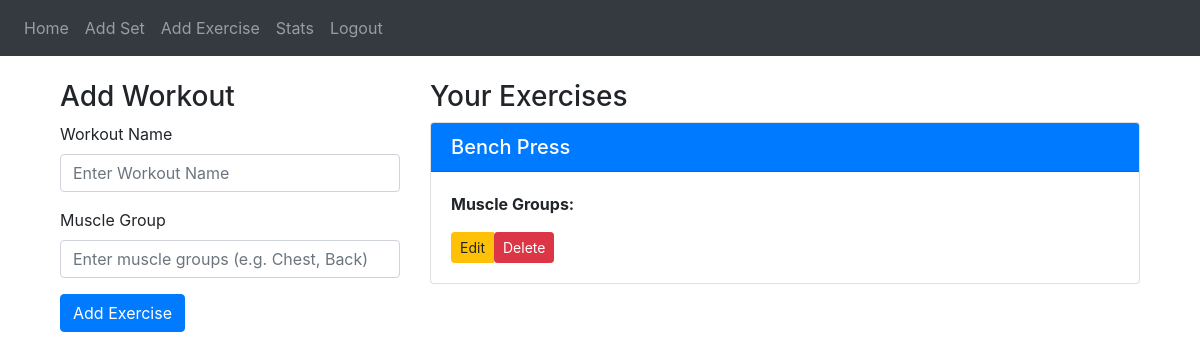
The app's page /createWorkout (signed in), older data.
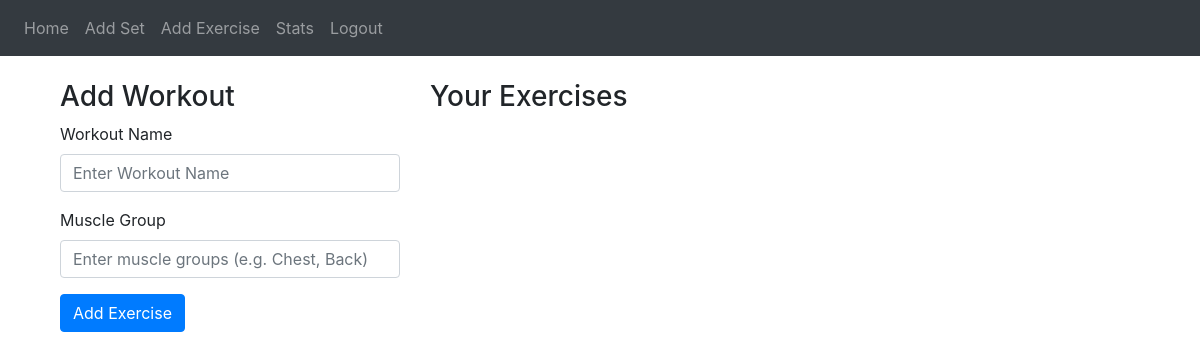
The same page, newer data.
### website/models.py (models this page shows, shortened)
class Workout(db.Model):
    id = db.Column(db.Integer, primary_key=True)  # Workout ID
    user_id = db.Column(db.Integer, db.ForeignKey('user.id'))  # User ID who logged the workout
    exercise_name = db.Column(db.String(200), nullable=False)  # Name of the exercise (e.g., "Bench Press")
    muscles = db.relationship('WorkoutMuscle', back_populates='workout', cascade="all, delete")  # Added cascade here

### website/views.py (the view, shortened to what this page needs)
@views.route('/createWorkout', methods=['POST', 'GET'])
@login_required
def workout():
    muscle_groups = MuscleGroup.query.all()
    muscle_names = [{'name': muscle.name, 'id': muscle.id} for muscle in muscle_groups]
    workouts = Workout.query.filter_by(user_id=current_user.id).all()
    workout_list = []
    for workout in workouts:
        muscles = [wm.muscle_group.name for wm in workout.muscles]
        workout_list.append({
            'exercise_id': workout.id,
            'exercise_name': workout.exercise_name,
            'muscle_groups': ", ".join(muscles)  # Join muscle groups with a comma
        })
    return render_template('workout.html', user=current_user, muscle_names=muscle_names, nameList=workout_list)

### website/__init__.py (called while the page is built)
def create_app():
    app = Flask(__name__)
    app.config['SECRET_KEY'] = 'gymprogressKey'
    app.config['SQLALCHEMY_DATABASE_URI'] = f'sqlite:///{DB_NAME}'
    db.init_app(app)
    from .views import views
    from .auth import auth
    app.register_blueprint(views, url_prefix='/')
    app.register_blueprint(auth, url_prefix='/')
    from .models import User, Weight, MuscleGroup
    create_database(app)  # Ensure the database is created
    login_manager = LoginManager()
    login_manager.login_view = 'auth.login'
    login_manager.init_app(app)
    @login_manager.user_loader
    def load_user(id):
        return User.query.get(int(id))
    return app

### website/templates/workout.html (shortened to what this page needs)
{% extends "base.html" %}
{% block content %}
<div class="container mt-4">
    <div class="row">
        <div class="col-md-4">
            <h3>Add Workout</h3>
            <form method="POST">
                <div class="form-group">
                    <label for="workout_name">Workout Name</label>
                    <input type="text" class="form-control" id="workout_name" name="workout_name" placeholder="Enter Workout Name" required>
                </div>
                <div class="form-group">
                    <label for="muscles">Muscle Group</label>
                    <input
                        id="muscles"
                        name="muscles"
                        type="text"
                        class="form-control"
                        placeholder="Enter muscle groups (e.g. Chest, Back)"
                        required
                    />
                </div>
                <button type="submit" class="btn btn-primary">Add Exercise</button>
            </form>
        </div>
        <div class="col-md-8">
            <h3>Your Exercises</h3>
            <div class="exercise-list" style="max-height: 500px; overflow-y: scroll;">
                {% for workout in nameList %}
                    <div class="card mb-3">
                        <div class="card-header bg-primary text-white">
                            <h5 class="mb-0">{{ workout.exercise_name }}</h5>
                        </div>
                        <div class="card-body">
                            <p><strong>Muscle Groups:</strong> {{ workout.muscle_groups }}</p>
                            <div class="btn-group">
                                <a href="/" class="btn btn-warning btn-sm">
                                    Edit
                                </a>
                                <form action="{{ url_for('views.delete_exercise', exercise_id=workout.exercise_id) }}" method="POST" style="display:inline;">
                                    <button type="submit" class="btn btn-danger btn-sm" onclick="return confirm('Are you sure you want to delete this exercise?')">Delete</button>
                                </form>
                            </div>
                        </div>
                    </div>
                {% endfor %}
            </div>
        </div>
    </div>
</div>
{% endblock %}

Row changes from the older to the newer data that the page shows:
removed Workout: exercise_name "Bench Press"
